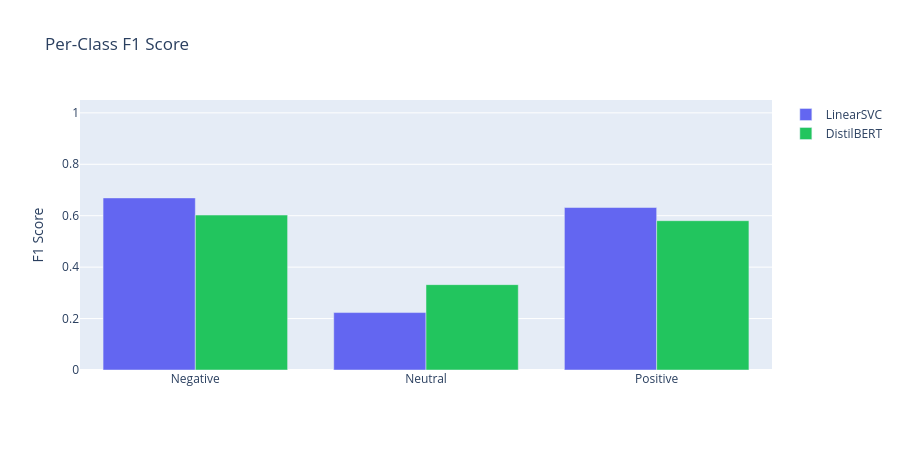

Source (notebook cell):
### Code cell
from sklearn.metrics import classification_report

cl_report = classification_report(y_cl_test, y_cl_pred,
                                  labels=LABELS_ORDER, output_dict=True)
tr_report = classification_report(y_tr_test_str, y_tr_pred,
                                  labels=LABELS_ORDER, output_dict=True)

per_class = pd.DataFrame({
    'Class'      : LABELS_ORDER,
    'LinearSVC'  : [cl_report[c]['f1-score'] for c in LABELS_ORDER],
    'DistilBERT' : [tr_report[c]['f1-score'] for c in LABELS_ORDER],
})

fig = go.Figure()
fig.add_trace(go.Bar(name='LinearSVC',   x=per_class['Class'],
                     y=per_class['LinearSVC'],  marker_color='#6366f1'))
fig.add_trace(go.Bar(name='DistilBERT',  x=per_class['Class'],
                     y=per_class['DistilBERT'], marker_color='#22c55e'))
fig.update_layout(title='Per-Class F1 Score', barmode='group',
                  yaxis=dict(title='F1 Score', range=[0, 1.05]), height=450)
fig.show()
print(per_class.to_string(index=False))

### Figure 1 — Plotly figure (JSON) as saved in the notebook; plotly's stock layout.template omitted (floating-point values rounded to 4 significant figures)
{"data": [{"marker": {"color": "#6366f1"}, "name": "LinearSVC", "type": "bar", "x": ["Negative", "Neutral", "Positive"], "y": [0.6692, 0.2234, 0.6318]}, {"marker": {"color": "#22c55e"}, "name": "DistilBERT", "type": "bar", "x": ["Negative", "Neutral", "Positive"], "y": [0.6026, 0.332, 0.5806]}], "layout": {"barmode": "group", "height": 450, "title": {"text": "Per-Class F1 Score"}, "yaxis": {"range": [0, 1.05], "title": {"text": "F1 Score"}}}}
